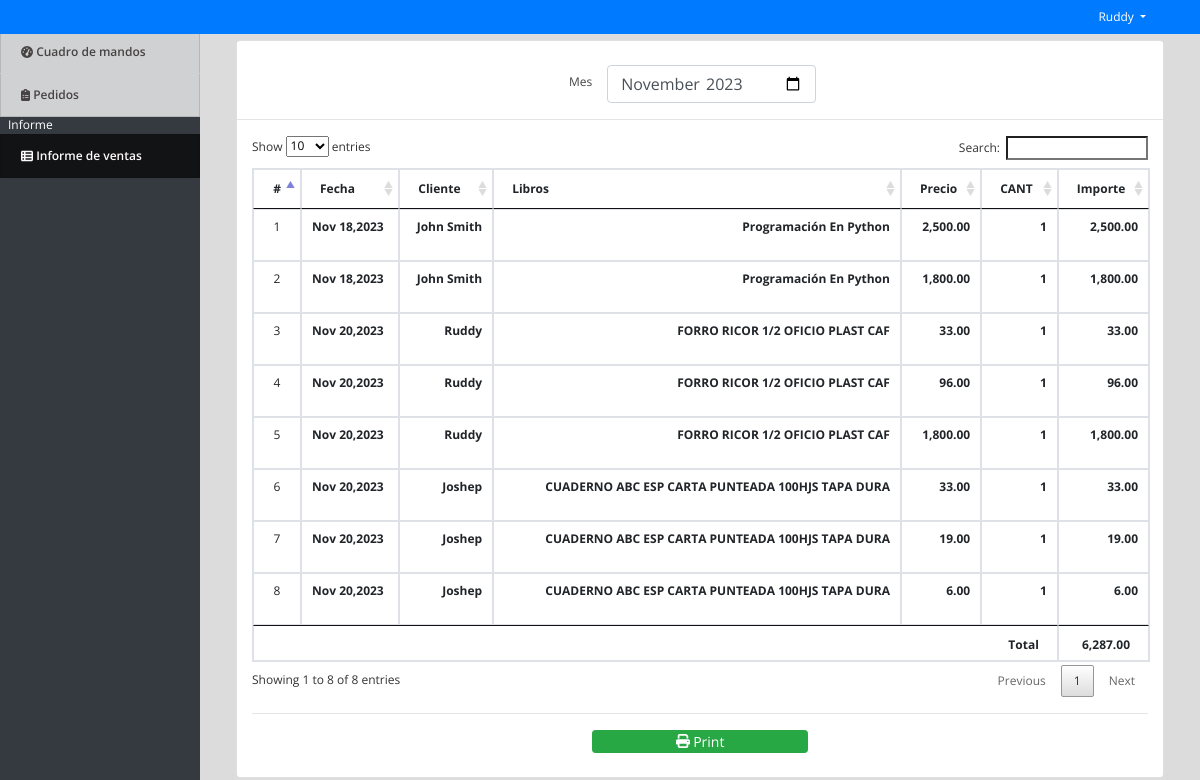
The app's page /admin/index.php?page=sales_report (signed in) with its own data.
### tables this page shows
CREATE TABLE `order_list` (
  `id` int(30) NOT NULL,
  `order_id` int(30) NOT NULL,
  `book_id` int(30) NOT NULL,
  `qty` int(30) NOT NULL,
  `price` float NOT NULL
);

CREATE TABLE `orders` (
  `id` int(30) NOT NULL,
  `customer_id` int(30) NOT NULL,
  `address` text NOT NULL,
  `total_amount` float NOT NULL,
  `status` tinyint(1) NOT NULL DEFAULT 0,
  `date_created` datetime NOT NULL DEFAULT current_timestamp()
);

CREATE TABLE `customers` (
  `id` int(30) NOT NULL,
  `name` text NOT NULL,
  `address` text NOT NULL,
  `contact` varchar(100) NOT NULL,
  `email` varchar(150) NOT NULL,
  `password` text NOT NULL,
  `date_created` datetime NOT NULL DEFAULT current_timestamp()
);

CREATE TABLE `books` (
  `id` int(30) NOT NULL,
  `category_ids` text NOT NULL,
  `title` varchar(200) NOT NULL,
  `author` text NOT NULL,
  `description` text NOT NULL,
  `qty` int(11) NOT NULL,
  `price` float NOT NULL,
  `image_path` text NOT NULL,
  `date_created` datetime NOT NULL DEFAULT current_timestamp()
);

### admin/sales_report.php (the view, shortened to what this page needs)
<?php
    include 'db_connect.php';
    $month = isset($_GET['month']) ? $_GET['month'] : date('Y-m');
?>
<div class="container-fluid">
    <div class="col-lg-12">
        <div class="card">
            <div class="card_body">
            <div class="row justify-content-center pt-4">
                <label for="" class="mt-2">Mes</label>
                <div class="col-sm-3">
                    <input type="month" name="month" id="month" value="<?php echo $month ?>" class="form-control">
                </div>
            </div>
            <hr>
            <div class="col-md-12">
                <table class="table table-bordered" id='report-list'>
                    <thead>
                        <tr>
                            <th class="text-center">#</th>
                            <th class="">Fecha</th>
                            <th class="">Cliente</th>
                            <th class="">Libros</th>
                            <th class="">Precio</th>
                            <th class="">CANT</th>
                            <th class="">Importe</th>
                        </tr>
                    </thead>
                    <tbody>
                      <?php
                      $i = 1;
                      $total = 0;
                      $orders = $conn->query("SELECT o.*,c.name FROM orders o inner join customers c on c.id = o.customer_id where o.status = 1 and date_format(o.date_created,'%Y-%m') = '$month' order by unix_timestamp(o.date_created) asc ");
                      if($orders->num_rows > 0):
                      while($row = $orders->fetch_array()):
                        $items = $conn->query("SELECT o.*,b.title  FROM order_list o inner join books b on b.id=o.order_id where o.order_id = {$row['id']} ");
                      while($roww = $items->fetch_array()):
                        $total += $roww['price']*$roww['qty'];
                      ?>
                      <tr>
                        <td class="text-center"><?php echo $i++ ?></td>
                        <td>
                            <p> <b><?php echo date("M d,Y",strtotime($row['date_created'])) ?></b></p>
                        </td>
                        <td>
                            <p class="text-right"> <b><?php echo ucwords($row['name']) ?></b></p>
                        </td>
                        <td>
                            <p class="text-right"> <b><?php echo ucwords($roww['title']) ?></b></p>
                        </td>
                        <td>
                            <p class="text-right"> <b><?php echo number_format($roww['price'],2) ?></b></p>
                        </td>
                        <td>
                            <p class="text-right"> <b><?php echo $roww['qty'] ?></b></p>
                        </td>
                        <td>
                            <p class="text-right"> <b><?php echo number_format($roww['price']*$roww['qty'],2) ?></b></p>
                        </td>
                    </tr>
                    <?php
                        endwhile;
                    endwhile;
                        else:
                    ?>
                    <tr>
                            <th class="text-center" colspan="7">Sin datos.</th>
                    </tr>
                    <?php
                        endif;
                    ?>
                    </tbody>
                    <tfoot>
                        <tr>
                            <th colspan="6" class="text-right">Total</th>
                            <th class="text-right"><?php echo number_format($total,2) ?></th>
                        </tr>
                    </tfoot>
                </table>
                <hr>
                <div class="col-md-12 mb-4">
                    <center>
                        <button class="btn btn-success btn-sm col-sm-3" type="button" id="print"><i class="fa fa-print"></i> Print</button>
                    </center>
                </div>
            </div>
            </div>
        </div>
    </div>
</div>

### admin/assets/fullcalendar/main.css (style rules this page uses)
:root { --fc-daygrid-event-dot-width: 8px; }
:root { --fc-list-event-dot-width: 10px; --fc-list-event-hover-bg-color: #f5f5f5; }

### admin/assets/css/style.css (style rules this page uses)
body { font-family: "Open Sans", sans-serif; color: #444444; width: 100%; height: calc(100%); font-size: 12px; }
.justify-content-center { justify-content: center !important; }
.btn-sm { padding: .0001rem .2rem; }

### admin/index.php (style rules this page uses)
body { background: #80808045; }

### records on screen
order_list: order.date_created "Nov 18,2023", books.title "Programación En Python", price "2,500.00", qty "1", $roww['price']*$roww['qty'] "2,500.00"
customers: name "John Smith"
order_list: order.date_created "Nov 18,2023", book.title "Programación En Python", price "1,800.00", qty "1", $roww['price']*$roww['qty'] "1,800.00"
order_list: order.date_created "Nov 20,2023", books.title "FORRO RICOR 1/2 OFICIO PLAST CAF", price "33.00", qty "1", $roww['price']*$roww['qty'] "33.00"
customers: name "Ruddy"
order_list: order.date_created "Nov 20,2023", books.title "FORRO RICOR 1/2 OFICIO PLAST CAF", price "96.00", qty "1", $roww['price']*$roww['qty'] "96.00"
order_list: order.date_created "Nov 20,2023", books.title "FORRO RICOR 1/2 OFICIO PLAST CAF", price "1,800.00", qty "1", $roww['price']*$roww['qty'] "1,800.00"
order_list: order.date_created "Nov 20,2023", books.title "CUADERNO ABC ESP CARTA PUNTEADA 100HJS TAPA DURA", price "33.00", qty "1", $roww['price']*$roww['qty'] "33.00"
customers: name "Joshep"
order_list: order.date_created "Nov 20,2023", books.title "CUADERNO ABC ESP CARTA PUNTEADA 100HJS TAPA DURA", price "19.00", qty "1", $roww['price']*$roww['qty'] "19.00"
order_list: order.date_created "Nov 20,2023", books.title "CUADERNO ABC ESP CARTA PUNTEADA 100HJS TAPA DURA", price "6.00", qty "1", $roww['price']*$roww['qty'] "6.00"

### other values on screen
$_SESSION['login_name'] "Ruddy"
$total "6,287.00"
